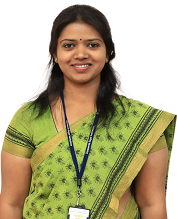
#> input picture Manasa.jpg, 177 x 219 px
$ python tempCodeRunnerFile.py
#> lines starting #> are read from the running program, lines starting #| are printed output that depends on the picture; after the words box and inside, x2 and y2 are one past the last pixel; in counts of white or black regions, pixels touching at a corner belong together
import cv2

# Read the image
image = cv2.imread("Manasa.jpg")
#> image is the input picture: shape (219, 177, 3); mean B, G, R 135.9, 172.7, 181.1

# Convert to grayscale
gray = cv2.cvtColor(image, cv2.COLOR_BGR2GRAY)
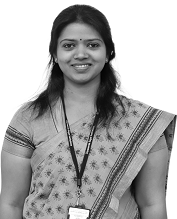
#> gray: shape (219, 177); min 0, max 255, mean 171

# Apply binary thresholding or canny edge detection
_, thresh = cv2.threshold(gray, 127, 255, cv2.THRESH_BINARY)
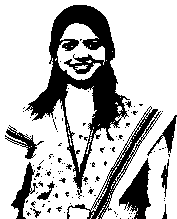
#> thresh: shape (219, 177); 74.2% white; 118 black regions (107 under 20 px)

# Find contours
contours, _ = cv2.findContours(thresh, cv2.RETR_EXTERNAL, cv2.CHAIN_APPROX_SIMPLE)
#> contours = 29 contours, 27 with area under 20; largest, box (x1, y1, x2, y2) and area: (0, 0, 177, 219) 35028, (68, 207, 90, 219) 178

# Draw contours on the original image
cv2.drawContours(image, contours, -1, (0, 255, 0), 2)
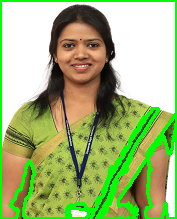
#> image: shape (219, 177, 3); 11.87% of pixels changed, all inside (x1, y1, x2, y2) = (0, 0, 177, 219)

# Display the image with contours
cv2.imshow("Image with Contours", image)
cv2.waitKey(0)
cv2.destroyAllWindows()
